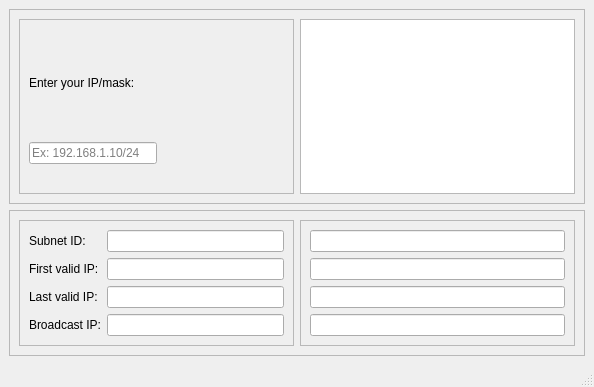
<?xml version="1.0" encoding="UTF-8"?>
<ui version="4.0">
 <class>MainWindow</class>
 <widget class="QMainWindow" name="MainWindow">
  <property name="geometry">
   <rect>
    <x>0</x>
    <y>0</y>
    <width>594</width>
    <height>387</height>
   </rect>
  </property>
  <property name="windowTitle">
   <string>Subnet Calculator</string>
  </property>
  <widget class="QWidget" name="centralwidget">
   <layout class="QGridLayout" name="gridLayout">
    <item row="1" column="0">
     <widget class="QFrame" name="frame_5">
      <property name="frameShape">
       <enum>QFrame::StyledPanel</enum>
      </property>
      <property name="frameShadow">
       <enum>QFrame::Plain</enum>
      </property>
      <property name="lineWidth">
       <number>0</number>
      </property>
      <layout class="QGridLayout" name="gridLayout_6">
       <item row="0" column="0">
        <widget class="QFrame" name="frame_2">
         <property name="frameShape">
          <enum>QFrame::StyledPanel</enum>
         </property>
         <property name="frameShadow">
          <enum>QFrame::Raised</enum>
         </property>
         <layout class="QGridLayout" name="gridLayout_3">
          <item row="5" column="1">
           <widget class="QLineEdit" name="box_first_ip">
            <property name="statusTip">
             <string>First usable host address</string>
            </property>
           </widget>
          </item>
          <item row="4" column="0">
           <widget class="QLabel" name="label_subnet">
            <property name="text">
             <string>Subnet ID:</string>
            </property>
           </widget>
          </item>
          <item row="6" column="1">
           <widget class="QLineEdit" name="box_last_ip">
            <property name="statusTip">
             <string>Last usable host address</string>
            </property>
           </widget>
          </item>
          <item row="5" column="0">
           <widget class="QLabel" name="label_firstip">
            <property name="text">
             <string>First valid IP:</string>
            </property>
           </widget>
          </item>
          <item row="7" column="0">
           <widget class="QLabel" name="label_broadcastip">
            <property name="text">
             <string>Broadcast IP:</string>
            </property>
           </widget>
          </item>
          <item row="6" column="0">
           <widget class="QLabel" name="label_lastip">
            <property name="text">
             <string>Last valid IP:</string>
            </property>
           </widget>
          </item>
          <item row="7" column="1">
           <widget class="QLineEdit" name="box_broadcast_ip">
            <property name="statusTip">
             <string>Broadcast address</string>
            </property>
           </widget>
          </item>
          <item row="4" column="1">
           <widget class="QLineEdit" name="box_subnet_id">
            <property name="statusTip">
             <string>Subnetwork address</string>
            </property>
           </widget>
          </item>
         </layout>
        </widget>
       </item>
       <item row="0" column="1">
        <widget class="QFrame" name="frame_3">
         <property name="frameShape">
          <enum>QFrame::StyledPanel</enum>
         </property>
         <property name="frameShadow">
          <enum>QFrame::Raised</enum>
         </property>
         <layout class="QGridLayout" name="gridLayout_4">
          <item row="0" column="0">
           <widget class="QLineEdit" name="box_subnet_id_binary"/>
          </item>
          <item row="2" column="0">
           <widget class="QLineEdit" name="box_last_ip_binary"/>
          </item>
          <item row="3" column="0">
           <widget class="QLineEdit" name="box_broadcast_ip_binary"/>
          </item>
          <item row="1" column="0">
           <widget class="QLineEdit" name="box_first_ip_binary"/>
          </item>
         </layout>
        </widget>
       </item>
      </layout>
     </widget>
    </item>
    <item row="0" column="0">
     <widget class="QFrame" name="frame_4">
      <property name="enabled">
       <bool>true</bool>
      </property>
      <property name="frameShape">
       <enum>QFrame::StyledPanel</enum>
      </property>
      <property name="frameShadow">
       <enum>QFrame::Plain</enum>
      </property>
      <property name="lineWidth">
       <number>0</number>
      </property>
      <layout class="QGridLayout" name="gridLayout_5">
       <item row="0" column="0">
        <widget class="QFrame" name="frame">
         <property name="frameShape">
          <enum>QFrame::StyledPanel</enum>
         </property>
         <property name="frameShadow">
          <enum>QFrame::Raised</enum>
         </property>
         <layout class="QGridLayout" name="gridLayout_2">
          <item row="0" column="0">
           <widget class="QLabel" name="label_enterip">
            <property name="text">
             <string>Enter your IP/mask:</string>
            </property>
           </widget>
          </item>
          <item row="1" column="0">
           <widget class="QLineEdit" name="box_user_input">
            <property name="toolTip">
             <string>Enter your IP/mask combination here, e.g. 192.168.1.130/25</string>
            </property>
            <property name="statusTip">
             <string>Enter your IP and mask</string>
            </property>
            <property name="placeholderText">
             <string>Ex: 192.168.1.10/24</string>
            </property>
           </widget>
          </item>
          <item row="1" column="1">
           <spacer name="horizontalSpacer">
            <property name="orientation">
             <enum>Qt::Horizontal</enum>
            </property>
            <property name="sizeHint" stdset="0">
             <size>
              <width>40</width>
              <height>20</height>
             </size>
            </property>
           </spacer>
          </item>
          <item row="2" column="0">
           <spacer name="horizontalSpacer_2">
            <property name="orientation">
             <enum>Qt::Horizontal</enum>
            </property>
            <property name="sizeHint" stdset="0">
             <size>
              <width>40</width>
              <height>20</height>
             </size>
            </property>
           </spacer>
          </item>
         </layout>
        </widget>
       </item>
       <item row="0" column="1">
        <widget class="QTextBrowser" name="text_browser"/>
       </item>
      </layout>
     </widget>
    </item>
   </layout>
  </widget>
  <widget class="QMenuBar" name="menubar">
   <property name="geometry">
    <rect>
     <x>0</x>
     <y>0</y>
     <width>594</width>
     <height>30</height>
    </rect>
   </property>
  </widget>
  <widget class="QStatusBar" name="statusbar"/>
 </widget>
 <resources/>
 <connections/>
</ui>
